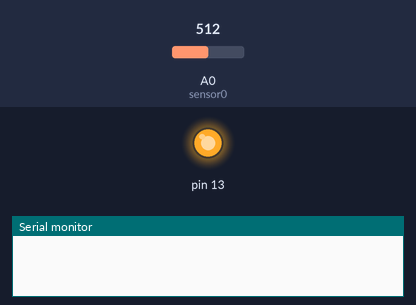
The sketch below on a simulated Arduino Uno, built with avr-gcc and run on an emulated ATmega328P. Shown: output pins drawn as LEDs (lit = HIGH), the last lines printed to the serial monitor. The test bench sets the inputs (shaded band); at power-on: A0 (sensor0) = 512.

Above: at 0.1 s.
At 3.1 s:
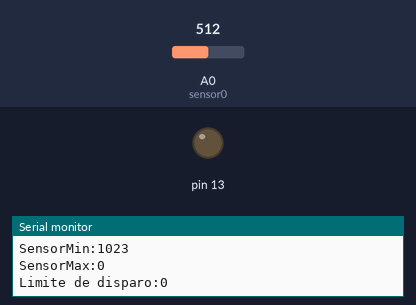
Timing chart, 0 to 4.6 s (numbered marks = the images above):
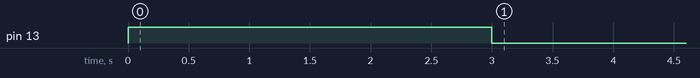

The sketch:

rescate-boveda-test01-1.ino
```cpp
//sketch para juego de "Rescate de la Boveda"
/*La idea es sensores de luz(fototransistores o LDR) que son alcanzados por lasers dispuestos de tal forma que sea
 * un desafio atravesarlos.
 * Cuando alguno de los lasers es cortado se activa la alarma. El jugador pierde
 *
 */

const int sensor0 = A0;    // pin that the sensor is attached to
const int sensor1 = A1;    // pin that the sensor is attached to
const int sensor2 = A2;    // pin that the sensor is attached to
const int sensor3 = A3;    // pin that the sensor is attached to
const int ledpin = 9;        // pin that the LED is attached to

// variables:
int sensorValue = 0;         // the sensor value
int sensorMin = 1023;        // minimum sensor value
int sensorMax = 0;           // maximum sensor value
int ldd0 = 0; //limite de disparo
int ldd1 = 0; //limite de disparo
int ldd2 = 0; //limite de disparo
int ldd3 = 0; //limite de disparo


void setup() {
  // put your setup code here, to run once:
   Serial.begin(9600);
   pinMode(13, OUTPUT);
   digitalWrite(13, HIGH);//para mostrar tiempo de seteo

   while (millis() < 3000) //seteo de valores maximo y minimo de luz
   {
    calibracion0;
    }
     digitalWrite(13, LOW); //termino la calibracion


    Serial.print("SensorMin:"); Serial.println(sensorMin);
    Serial.print("SensorMax:"); Serial.println(sensorMax);
    Serial.print("Limite de disparo:"); Serial.println(ldd0);

}
void loop() {
  // put your main code here, to run repeatedly:

  sensorValue = analogRead(sensor0); // read the sensor:

  if (sensorValue<ldd0)
    {
    digitalWrite(ledpin, HIGH);
    Serial.print(sensorValue); Serial.print("<"); Serial.println(ldd0);
    Serial.println("Has sido detectado");
    Serial.print("valor del sensor:"); Serial.println(sensorValue); //muestro el valor del sensor por serie(solo para debug)
    }
    else
    digitalWrite(ledpin, LOW);
}

//FUNCIONES

//Calibracion
int calibracion0()
  {
    sensorValue = analogRead(sensor0); //leo el sensor (A0)

      // record the minimum sensor value - Luz Ambiente
      if (sensorValue < sensorMin)
        sensorMin = sensorValue;

    // record the maximum sensor value - Con el laser incidiendo
      if (sensorValue > sensorMax)
        sensorMax = sensorValue;

    ldd0=(sensorMax-sensorMin)/2;
  }

int calibracion1()
  {
    sensorValue = analogRead(sensor1); //leo el sensor (A1)

      // record the minimum sensor value - Luz Ambiente
      if (sensorValue < sensorMin)
        sensorMin = sensorValue;

    // record the maximum sensor value - Con el laser incidiendo
      if (sensorValue > sensorMax)
        sensorMax = sensorValue;

    ldd1=(sensorMax-sensorMin)/2;
  }

int calibracion2()
  {
    sensorValue = analogRead(sensor2); //leo el sensor (A2)

      // record the minimum sensor value - Luz Ambiente
      if (sensorValue < sensorMin)
        sensorMin = sensorValue;

    // record the maximum sensor value - Con el laser incidiendo
      if (sensorValue > sensorMax)
        sensorMax = sensorValue;

    ldd2=(sensorMax-sensorMin)/2;
  }

int calibracion3()
  {
    sensorValue = analogRead(sensor3); //leo el sensor (A0)

      // record the minimum sensor value - Luz Ambiente
      if (sensorValue < sensorMin)
        sensorMin = sensorValue;

    // record the maximum sensor value - Con el laser incidiendo
      if (sensorValue > sensorMax)
        sensorMax = sensorValue;

    ldd0=(sensorMax-sensorMin)/2;
  }
```
